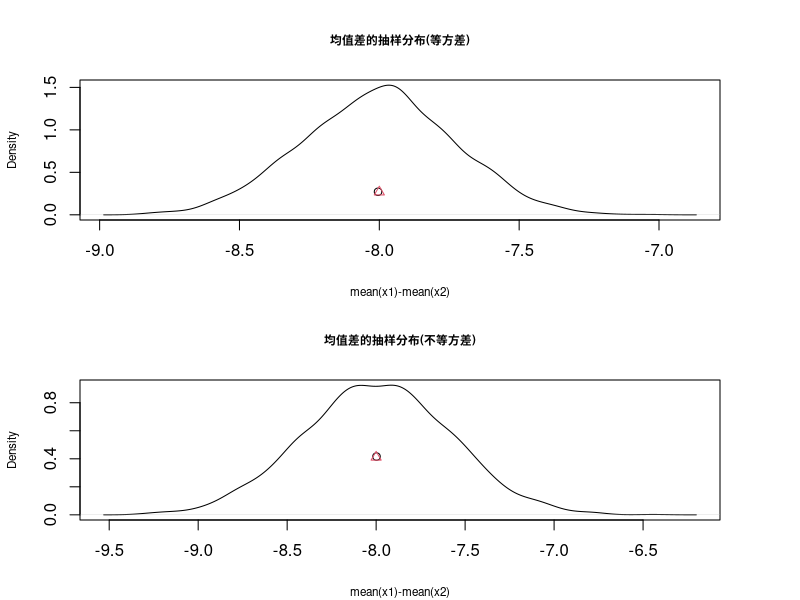

Generate this figure with R: (Note: this script raises an error after producing the figure.)
## ---- chunk 1
ReportCard<-read.table(file="ReportCard.txt",header=TRUE,sep=" ")
## ---- chunk 2
par(mfrow=c(2,1),mar=c(4,4,4,4))
set.seed(12345)
Pop1<-rnorm(10000,mean=2,sd=2)   ###两总体方差相等
Pop2<-rnorm(10000,mean=10,sd=2)
Diff<-vector()
Sdx1<-vector()
Sdx2<-vector()
for(i in 1:2000){
 x1<-sample(Pop1,size=100,replace=TRUE)
 x2<-sample(Pop2,size=120,replace=TRUE)
 Diff<-c(Diff,(mean(x1)-mean(x2)))
 Sdx1<-c(Sdx1,sd(x1))
 Sdx2<-c(Sdx2,sd(x2))
}
plot(density(Diff),xlab="mean(x1)-mean(x2)",ylab="Density",main="均值差的抽样分布(等方差)",cex.main=0.7,cex.lab=0.7) 
points(mean(Diff),sd(Diff),pch=1,col=1)
S1<-mean(Sdx1)
S2<-mean(Sdx2)
Sp<-((100-1)*S1^2+(120-1)*S2^2)/(100+120-2)
points((2-10),sqrt(Sp/100+Sp/120),pch=2,col=2)
## ---- chunk 3
set.seed(12345)
Pop1<-rnorm(10000,mean=2,sd=2)    ###两总体方差不等
Pop2<-rnorm(10000,mean=10,sd=4)
Diff<-vector()
Sdx1<-vector()
Sdx2<-vector()
for(i in 1:2000){
 x1<-sample(Pop1,size=100,replace=TRUE)
 x2<-sample(Pop2,size=120,replace=TRUE)
 Diff<-c(Diff,(mean(x1)-mean(x2)))
 Sdx1<-c(Sdx1,sd(x1))
 Sdx2<-c(Sdx2,sd(x2))
 }
plot(density(Diff),xlab="mean(x1)-mean(x2)",ylab="Density",main="均值差的抽样分布(不等方差)",cex.main=0.7,cex.lab=0.7) 
points(mean(Diff),sd(Diff),pch=1,col=1)
S1<-mean(Sdx1)
S2<-mean(Sdx2)
points((2-10),sqrt(S1^2/100+S2^2/120),pch=2,col=2)

## ---- chunk 4
Forest<-read.table(file="ForestData.txt",header=TRUE,sep="	")
Forest$month<-factor(Forest$month,levels=c("jan","feb","mar","apr","may","jun","jul","aug","sep","oct","nov","dec"))
Tmp<-subset(Forest,Forest$month=="jan" | Forest$month=="aug")
t.test(temp~month,data=Tmp,paired=FALSE,var.equal=TRUE)
t.test(temp~month,data=Tmp,paired=FALSE,var.equal=FALSE)
## ---- chunk 5
library("car")
leveneTest(Tmp$temp,Tmp$month, center=mean)
## ---- chunk 6
varequ<-leveneTest(Tmp$temp,Tmp$month, center=mean)
varequp<-varequ$`Pr(>F)`[1]
if (varequp>=.05) t.test(temp~month,data=Tmp,paired=FALSE,var.equal=TRUE) else{
  t.test(temp~month,data=Tmp,paired=FALSE,var.equal=FALSE)
}
## ---- chunk 7
Diff<-ReportCard$chi-ReportCard$math
t.test(Diff,mu=0)
## ---- chunk 8
ReportCard<-read.table(file="ReportCard.txt",header=TRUE,sep=" ")
ReportCard<-na.omit(ReportCard)
t.test(ReportCard$chi,ReportCard$math,paired=TRUE)
## ---- chunk 9
# install.packages("pwr")
library("pwr")
pwr.t2n.test(n1=2,n2=184,d=4.8,sig.level=0.05,alternative="two.sided")
## ---- chunk 10
Des.Fun<-function(x,...){
 Av<-mean(x,na.rm=TRUE)
 Var<-var(x,na.rm=TRUE)
 N<-length(x[!is.na(x)])
 result<-list(avg=Av,var=Var,n=N)
 return(result)
}
temp.month<-tapply(Tmp$temp,INDEX=Tmp$month,FUN=Des.Fun,na.rm=TRUE)
ES<-abs(temp.month$jan$avg-temp.month$aug$avg)/(sqrt((temp.month$jan$var+temp.month$aug$var)/2))
pwr.t2n.test(n1=temp.month$jan$n,n2=temp.month$aug$n,d=ES,sig.level=0.05,alternative="two.sided")
## ---- chunk 11
pwr.t.test(n=58,sig.level=0.05,power=0.8,type="paired",alternative="two.sided")
## ---- chunk 12
ReportCard<-read.table(file="ReportCard.txt",header=TRUE,sep=" ")
Tmp<-ReportCard[complete.cases(ReportCard),]
corr<-cor.test(Tmp[,5],Tmp[,7],alternative="two.side",method="pearson")
library("pwr")
pwr.r.test(r=corr$estimate,sig.level=0.05,n=(corr$parameter+2),alternative="two.sided")
## ---- chunk 13
(CrossTable<-table(Tmp[,c(2,12)]))
(ResChisq<-chisq.test(CrossTable,correct=FALSE))
(phi<-sqrt(ResChisq$statistic/nrow(Tmp)))
library("pwr")
(chip<-pwr.chisq.test(sig.level=0.05,N=nrow(Tmp),power=0.9,df=ResChisq$parameter))
if (phi<chip$w) print("power小于0.9") else{
  print("power大于0.9")
}
